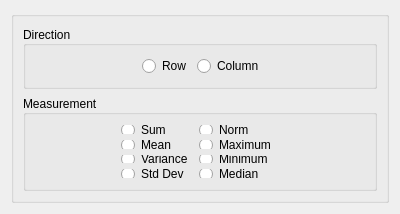
<?xml version="1.0" encoding="UTF-8"?>
<ui version="4.0">
 <class>@ModuleName@</class>
 <widget class="QDialog" name="@ModuleName@">
  <property name="geometry">
   <rect>
    <x>0</x>
    <y>0</y>
    <width>400</width>
    <height>214</height>
   </rect>
  </property>
  <property name="sizePolicy">
   <sizepolicy hsizetype="Fixed" vsizetype="Maximum">
    <horstretch>0</horstretch>
    <verstretch>0</verstretch>
   </sizepolicy>
  </property>
  <property name="minimumSize">
   <size>
    <width>300</width>
    <height>120</height>
   </size>
  </property>
  <property name="windowTitle">
   <string>Dialog</string>
  </property>
  <layout class="QVBoxLayout" name="verticalLayout">
   <item>
    <widget class="QGroupBox" name="verticalGroupBox">
     <layout class="QVBoxLayout" name="verticalLayout_3">
      <item>
       <widget class="QGroupBox" name="rowcolumnBox_">
        <property name="sizePolicy">
         <sizepolicy hsizetype="Preferred" vsizetype="Fixed">
          <horstretch>0</horstretch>
          <verstretch>0</verstretch>
         </sizepolicy>
        </property>
        <property name="sizeIncrement">
         <size>
          <width>5</width>
          <height>0</height>
         </size>
        </property>
        <property name="title">
         <string>Direction</string>
        </property>
        <property name="alignment">
         <set>Qt::AlignLeading|Qt::AlignLeft|Qt::AlignVCenter</set>
        </property>
        <layout class="QFormLayout" name="formLayout">
         <property name="fieldGrowthPolicy">
          <enum>QFormLayout::FieldsStayAtSizeHint</enum>
         </property>
         <property name="labelAlignment">
          <set>Qt::AlignLeading|Qt::AlignLeft|Qt::AlignVCenter</set>
         </property>
         <property name="formAlignment">
          <set>Qt::AlignHCenter|Qt::AlignTop</set>
         </property>
         <property name="topMargin">
          <number>10</number>
         </property>
         <property name="bottomMargin">
          <number>10</number>
         </property>
         <item row="0" column="1">
          <widget class="QRadioButton" name="columnbutton_">
           <property name="text">
            <string>Column</string>
           </property>
          </widget>
         </item>
         <item row="0" column="0">
          <widget class="QRadioButton" name="rowbutton_">
           <property name="text">
            <string>Row</string>
           </property>
           <property name="checkable">
            <bool>true</bool>
           </property>
           <property name="autoExclusive">
            <bool>true</bool>
           </property>
          </widget>
         </item>
        </layout>
       </widget>
      </item>
      <item>
       <widget class="QGroupBox" name="measureBox_">
        <property name="sizePolicy">
         <sizepolicy hsizetype="Preferred" vsizetype="Minimum">
          <horstretch>0</horstretch>
          <verstretch>0</verstretch>
         </sizepolicy>
        </property>
        <property name="sizeIncrement">
         <size>
          <width>0</width>
          <height>0</height>
         </size>
        </property>
        <property name="title">
         <string>Measurement</string>
        </property>
        <property name="alignment">
         <set>Qt::AlignLeading|Qt::AlignLeft|Qt::AlignVCenter</set>
        </property>
        <property name="flat">
         <bool>false</bool>
        </property>
        <property name="checkable">
         <bool>false</bool>
        </property>
        <layout class="QFormLayout" name="formLayout_3">
         <property name="fieldGrowthPolicy">
          <enum>QFormLayout::FieldsStayAtSizeHint</enum>
         </property>
         <property name="labelAlignment">
          <set>Qt::AlignLeading|Qt::AlignLeft|Qt::AlignVCenter</set>
         </property>
         <property name="formAlignment">
          <set>Qt::AlignHCenter|Qt::AlignTop</set>
         </property>
         <property name="leftMargin">
          <number>1</number>
         </property>
         <property name="topMargin">
          <number>10</number>
         </property>
         <property name="bottomMargin">
          <number>10</number>
         </property>
         <item row="0" column="0">
          <widget class="QRadioButton" name="sumbutton_">
           <property name="text">
            <string>Sum</string>
           </property>
          </widget>
         </item>
         <item row="0" column="1">
          <widget class="QRadioButton" name="normbutton_">
           <property name="text">
            <string>Norm</string>
           </property>
          </widget>
         </item>
         <item row="1" column="0">
          <widget class="QRadioButton" name="meanbutton_">
           <property name="text">
            <string>Mean</string>
           </property>
          </widget>
         </item>
         <item row="1" column="1">
          <widget class="QRadioButton" name="maxbutton_">
           <property name="text">
            <string>Maximum</string>
           </property>
          </widget>
         </item>
         <item row="2" column="0">
          <widget class="QRadioButton" name="varbutton_">
           <property name="text">
            <string>Variance</string>
           </property>
          </widget>
         </item>
         <item row="2" column="1">
          <widget class="QRadioButton" name="minbutton_">
           <property name="text">
            <string>Minimum</string>
           </property>
          </widget>
         </item>
         <item row="3" column="0">
          <widget class="QRadioButton" name="stdbutton_">
           <property name="text">
            <string>Std Dev</string>
           </property>
          </widget>
         </item>
         <item row="3" column="1">
          <widget class="QRadioButton" name="medianbutton_">
           <property name="text">
            <string>Median</string>
           </property>
          </widget>
         </item>
        </layout>
       </widget>
      </item>
     </layout>
    </widget>
   </item>
  </layout>
 </widget>
 <resources/>
 <connections/>
</ui>
